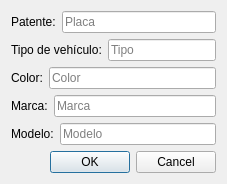
<?xml version="1.0" encoding="UTF-8"?>
<ui version="4.0">
 <class>EditVehicleDialog</class>
 <widget class="QDialog" name="EditVehicleDialog">
  <property name="windowTitle">
   <string>Editar Vehículo</string>
  </property>
  <layout class="QVBoxLayout" name="verticalLayout">
   <item>
    <layout class="QHBoxLayout">
     <item>
      <widget class="QLabel" name="licensePlateLabel">
       <property name="text">
        <string>Patente:</string>
       </property>
      </widget>
     </item>
     <item>
      <widget class="QLineEdit" name="licensePlateLineEdit">
       <property name="placeholderText">
        <string>Placa</string>
       </property>
      </widget>
     </item>
    </layout>
   </item>
   <item>
    <layout class="QHBoxLayout">
     <item>
      <widget class="QLabel" name="typeLabel">
       <property name="text">
        <string>Tipo de vehículo:</string>
       </property>
      </widget>
     </item>
     <item>
      <widget class="QLineEdit" name="typeLineEdit">
       <property name="placeholderText">
        <string>Tipo</string>
       </property>
      </widget>
     </item>
    </layout>
   </item>
   <item>
    <layout class="QHBoxLayout">
     <item>
      <widget class="QLabel" name="colorLabel">
       <property name="text">
        <string>Color:</string>
       </property>
      </widget>
     </item>
     <item>
      <widget class="QLineEdit" name="colorLineEdit">
       <property name="placeholderText">
        <string>Color</string>
       </property>
      </widget>
     </item>
    </layout>
   </item>
   <item>
    <layout class="QHBoxLayout">
     <item>
      <widget class="QLabel" name="brandLabel">
       <property name="text">
        <string>Marca:</string>
       </property>
      </widget>
     </item>
     <item>
      <widget class="QLineEdit" name="brandLineEdit">
       <property name="placeholderText">
        <string>Marca</string>
       </property>
      </widget>
     </item>
    </layout>
   </item>
   <item>
    <layout class="QHBoxLayout">
     <item>
      <widget class="QLabel" name="modelLabel">
       <property name="text">
        <string>Modelo:</string>
       </property>
      </widget>
     </item>
     <item>
      <widget class="QLineEdit" name="modelLineEdit">
       <property name="placeholderText">
        <string>Modelo</string>
       </property>
      </widget>
     </item>
    </layout>
   </item>
   <item>
    <widget class="QDialogButtonBox" name="buttonBox">
     <property name="standardButtons">
      <set>QDialogButtonBox::Ok|QDialogButtonBox::Cancel</set>
     </property>
    </widget>
   </item>
  </layout>
 </widget>
 <resources/>
 <connections/>
</ui>
